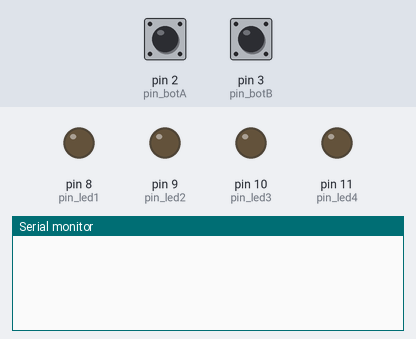
Bench run of a sketch on a simulated Arduino Uno, built with avr-gcc and run on an emulated ATmega328P. Parts: output pins drawn as LEDs (lit = HIGH), the last lines printed to the serial monitor. The test bench sets the inputs (shaded band); at power-on: pin 2 (pin_botA) LOW, pin 3 (pin_botB) LOW.

Above: at 1.2 s.
1.3 s: pin 2 (pin_botA) pulled HIGH for 0.15 s
At 2.1 s:
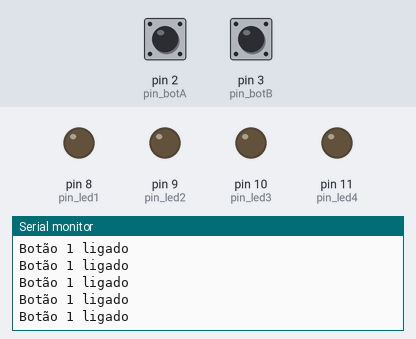
2.9 s: pin 2 (pin_botA) driven HIGH and pin 3 (pin_botB) driven HIGH
At 3.9 s:
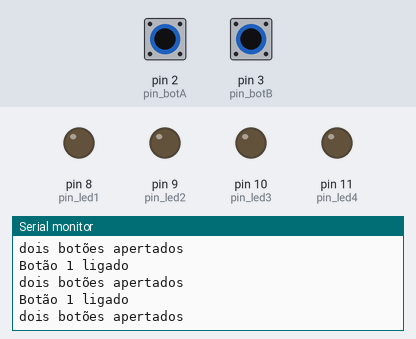

Measured:
- after the input at 1.3 s, the serial monitor: prints a new line at once (image 1)
- after the input at 2.9 s, the serial monitor: prints a new line at once (image 2)

The sketch:

aula15_arduino_troubleshooting.ino
```cpp
#define pin_led1 8
#define pin_led2 9
#define pin_led3 10
#define pin_led4 11
#define pin_botA 2
#define pin_botB 3

void setup() {
  pinMode(pin_led1, OUTPUT);
  pinMode(pin_led2, OUTPUT);
  pinMode(pin_led3, OUTPUT);
  pinMode(pin_led4, OUTPUT);
  pinMode(pin_botA, INPUT);
  pinMode(pin_botB, INPUT);
  Serial.begin(9600);
}

void loop() {
  bool botA = digitalRead(pin_botA);
  bool botB = digitalRead(pin_botB);

  if (botA == 1){
    Serial.println("Botão 1 ligado");
  }

  if (botB == 1 && botA == 1){
    Serial.println("dois botões apertados");
  }
}
```
